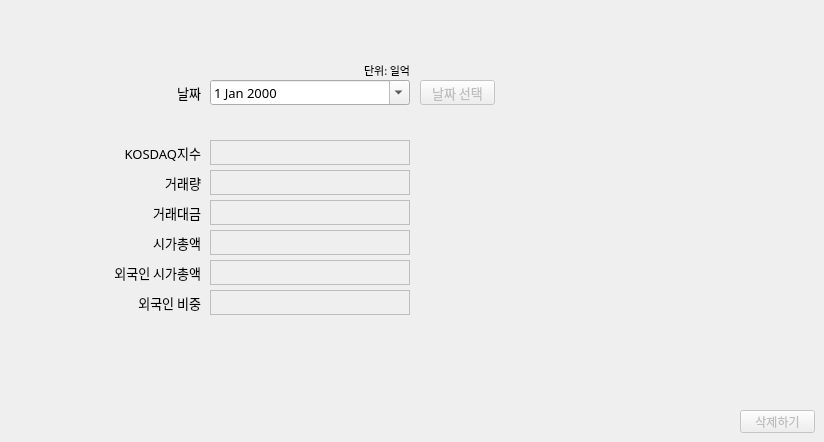
        <widget class="QWidget" name="kosdaq_tab_del">
         <attribute name="title">
          <string>데이터 삭제</string>
         </attribute>
         <widget class="QWidget" name="widget_2" native="true">
          <property name="geometry">
           <rect>
            <x>70</x>
            <y>50</y>
            <width>550</width>
            <height>300</height>
           </rect>
          </property>
          <property name="font">
           <font>
            <family>맑은 고딕</family>
            <pointsize>10</pointsize>
           </font>
          </property>
          <widget class="QLabel" name="kosdaq_label_del">
           <property name="geometry">
            <rect>
             <x>140</x>
             <y>60</y>
             <width>200</width>
             <height>20</height>
            </rect>
           </property>
           <property name="font">
            <font>
             <family>맑은 고딕</family>
             <pointsize>8</pointsize>
            </font>
           </property>
           <property name="text">
            <string/>
           </property>
           <property name="alignment">
            <set>Qt::AlignRight|Qt::AlignTop|Qt::AlignTrailing</set>
           </property>
          </widget>
          <widget class="QLabel" name="label_14">
           <property name="geometry">
            <rect>
             <x>30</x>
             <y>120</y>
             <width>101</width>
             <height>25</height>
            </rect>
           </property>
           <property name="font">
            <font>
             <family>맑은 고딕</family>
             <pointsize>10</pointsize>
            </font>
           </property>
           <property name="text">
            <string>거래량</string>
           </property>
           <property name="alignment">
            <set>Qt::AlignRight|Qt::AlignTrailing|Qt::AlignVCenter</set>
           </property>
          </widget>
          <widget class="QDateEdit" name="kosdaq_date_del">
           <property name="geometry">
            <rect>
             <x>140</x>
             <y>30</y>
             <width>200</width>
             <height>25</height>
            </rect>
           </property>
           <property name="font">
            <font>
             <family>맑은 고딕</family>
             <pointsize>10</pointsize>
            </font>
           </property>
           <property name="calendarPopup">
            <bool>true</bool>
           </property>
          </widget>
          <widget class="QLabel" name="label_15">
           <property name="geometry">
            <rect>
             <x>30</x>
             <y>150</y>
             <width>101</width>
             <height>25</height>
            </rect>
           </property>
           <property name="font">
            <font>
             <family>맑은 고딕</family>
             <pointsize>10</pointsize>
            </font>
           </property>
           <property name="text">
            <string>거래대금</string>
           </property>
           <property name="alignment">
            <set>Qt::AlignRight|Qt::AlignTrailing|Qt::AlignVCenter</set>
           </property>
          </widget>
          <widget class="QLabel" name="label_16">
           <property name="geometry">
            <rect>
             <x>30</x>
             <y>210</y>
             <width>101</width>
             <height>25</height>
            </rect>
           </property>
           <property name="font">
            <font>
             <family>맑은 고딕</family>
             <pointsize>10</pointsize>
            </font>
           </property>
           <property name="text">
            <string>외국인 시가총액</string>
           </property>
           <property name="alignment">
            <set>Qt::AlignRight|Qt::AlignTrailing|Qt::AlignVCenter</set>
           </property>
          </widget>
          <widget class="QLabel" name="label_17">
           <property name="geometry">
            <rect>
             <x>30</x>
             <y>180</y>
             <width>101</width>
             <height>25</height>
            </rect>
           </property>
           <property name="font">
            <font>
             <family>맑은 고딕</family>
             <pointsize>10</pointsize>
            </font>
           </property>
           <property name="text">
            <string>시가총액</string>
           </property>
           <property name="alignment">
            <set>Qt::AlignRight|Qt::AlignTrailing|Qt::AlignVCenter</set>
           </property>
          </widget>
          <widget class="QWidget" name="kosdaq_group_del" native="true">
           <property name="enabled">
            <bool>false</bool>
           </property>
           <property name="geometry">
            <rect>
             <x>140</x>
             <y>90</y>
             <width>211</width>
             <height>191</height>
            </rect>
           </property>
           <property name="font">
            <font>
             <family>맑은 고딕</family>
             <pointsize>10</pointsize>
            </font>
           </property>
           <widget class="QLabel" name="kosdaq_label_del1">
            <property name="geometry">
             <rect>
              <x>0</x>
              <y>0</y>
              <width>200</width>
              <height>25</height>
             </rect>
            </property>
            <property name="autoFillBackground">
             <bool>false</bool>
            </property>
            <property name="frameShape">
             <enum>QFrame::Box</enum>
            </property>
            <property name="text">
             <string/>
            </property>
           </widget>
           <widget class="QLabel" name="kosdaq_label_del2">
            <property name="geometry">
             <rect>
              <x>0</x>
              <y>30</y>
              <width>200</width>
              <height>25</height>
             </rect>
            </property>
            <property name="autoFillBackground">
             <bool>false</bool>
            </property>
            <property name="frameShape">
             <enum>QFrame::Box</enum>
            </property>
            <property name="text">
             <string/>
            </property>
           </widget>
           <widget class="QLabel" name="kosdaq_label_del3">
            <property name="geometry">
             <rect>
              <x>0</x>
              <y>60</y>
              <width>200</width>
              <height>25</height>
             </rect>
            </property>
            <property name="autoFillBackground">
             <bool>false</bool>
            </property>
            <property name="frameShape">
             <enum>QFrame::Box</enum>
            </property>
            <property name="text">
             <string/>
            </property>
           </widget>
           <widget class="QLabel" name="kosdaq_label_del4">
            <property name="geometry">
             <rect>
              <x>0</x>
              <y>90</y>
              <width>200</width>
              <height>25</height>
             </rect>
            </property>
            <property name="autoFillBackground">
             <bool>false</bool>
            </property>
            <property name="frameShape">
             <enum>QFrame::Box</enum>
            </property>
            <property name="text">
             <string/>
            </property>
           </widget>
           <widget class="QLabel" name="kosdaq_label_del5">
            <property name="geometry">
             <rect>
              <x>0</x>
              <y>120</y>
              <width>200</width>
              <height>25</height>
             </rect>
            </property>
            <property name="autoFillBackground">
             <bool>false</bool>
            </property>
            <property name="frameShape">
             <enum>QFrame::Box</enum>
            </property>
            <property name="text">
             <string/>
            </property>
           </widget>
           <widget class="QLabel" name="kosdaq_label_del6">
            <property name="geometry">
             <rect>
              <x>0</x>
              <y>150</y>
              <width>200</width>
              <height>25</height>
             </rect>
            </property>
            <property name="autoFillBackground">
             <bool>false</bool>
            </property>
            <property name="frameShape">
             <enum>QFrame::Box</enum>
            </property>
            <property name="text">
             <string/>
            </property>
           </widget>
          </widget>
          <widget class="QLabel" name="label_18">
           <property name="geometry">
            <rect>
             <x>30</x>
             <y>90</y>
             <width>101</width>
             <height>25</height>
            </rect>
           </property>
           <property name="font">
            <font>
             <family>맑은 고딕</family>
             <pointsize>10</pointsize>
            </font>
           </property>
           <property name="text">
            <string>KOSDAQ지수</string>
           </property>
           <property name="alignment">
            <set>Qt::AlignRight|Qt::AlignTrailing|Qt::AlignVCenter</set>
           </property>
          </widget>
          <widget class="QLabel" name="label_19">
           <property name="geometry">
            <rect>
             <x>30</x>
             <y>30</y>
             <width>101</width>
             <height>25</height>
            </rect>
           </property>
           <property name="font">
            <font>
             <family>맑은 고딕</family>
             <pointsize>10</pointsize>
            </font>
           </property>
           <property name="text">
            <string>날짜</string>
           </property>
           <property name="alignment">
            <set>Qt::AlignRight|Qt::AlignTrailing|Qt::AlignVCenter</set>
           </property>
          </widget>
          <widget class="QLabel" name="label_20">
           <property name="geometry">
            <rect>
             <x>30</x>
             <y>240</y>
             <width>101</width>
             <height>25</height>
            </rect>
           </property>
           <property name="font">
            <font>
             <family>맑은 고딕</family>
             <pointsize>10</pointsize>
            </font>
           </property>
           <property name="text">
            <string>외국인 비중</string>
           </property>
           <property name="alignment">
            <set>Qt::AlignRight|Qt::AlignTrailing|Qt::AlignVCenter</set>
           </property>
          </widget>
          <widget class="QLabel" name="label_30">
           <property name="geometry">
            <rect>
             <x>240</x>
             <y>10</y>
             <width>100</width>
             <height>20</height>
            </rect>
           </property>
           <property name="font">
            <font>
             <family>맑은 고딕</family>
             <pointsize>8</pointsize>
            </font>
           </property>
           <property name="text">
            <string>단위: 일억</string>
           </property>
           <property name="alignment">
            <set>Qt::AlignRight|Qt::AlignTrailing|Qt::AlignVCenter</set>
           </property>
          </widget>
          <widget class="QPushButton" name="kosdaq_btn_delDate">
           <property name="enabled">
            <bool>false</bool>
           </property>
           <property name="geometry">
            <rect>
             <x>350</x>
             <y>30</y>
             <width>75</width>
             <height>25</height>
            </rect>
           </property>
           <property name="text">
            <string>날짜 선택</string>
           </property>
          </widget>
         </widget>
         <widget class="QPushButton" name="kosdaq_btn_del">
          <property name="enabled">
           <bool>false</bool>
          </property>
          <property name="geometry">
           <rect>
            <x>740</x>
            <y>410</y>
            <width>75</width>
            <height>23</height>
           </rect>
          </property>
          <property name="text">
           <string>삭제하기</string>
          </property>
         </widget>
        </widget>
